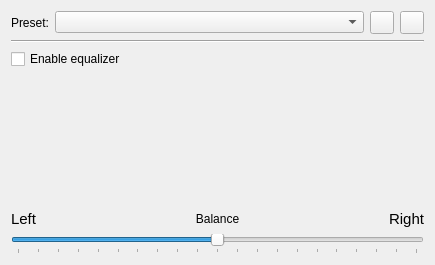
<?xml version="1.0" encoding="UTF-8"?>
<ui version="4.0">
 <class>Equalizer</class>
 <widget class="QDialog" name="Equalizer">
  <property name="geometry">
   <rect>
    <x>0</x>
    <y>0</y>
    <width>435</width>
    <height>265</height>
   </rect>
  </property>
  <property name="windowTitle">
   <string>Equalizer</string>
  </property>
  <property name="windowIcon">
   <iconset resource="../../data/icons.qrc">
    <normaloff>:/icons/64x64/strawberry.png</normaloff>:/icons/64x64/strawberry.png</iconset>
  </property>
  <layout class="QVBoxLayout" name="verticalLayout">
   <item>
    <layout class="QHBoxLayout" name="horizontalLayout">
     <item>
      <widget class="QLabel" name="label_preset">
       <property name="text">
        <string>Preset:</string>
       </property>
      </widget>
     </item>
     <item>
      <widget class="QComboBox" name="preset">
       <property name="sizePolicy">
        <sizepolicy hsizetype="Expanding" vsizetype="Fixed">
         <horstretch>0</horstretch>
         <verstretch>0</verstretch>
        </sizepolicy>
       </property>
      </widget>
     </item>
     <item>
      <widget class="QToolButton" name="preset_save">
       <property name="toolTip">
        <string>Save preset</string>
       </property>
      </widget>
     </item>
     <item>
      <widget class="QToolButton" name="preset_del">
       <property name="toolTip">
        <string>Delete preset</string>
       </property>
      </widget>
     </item>
    </layout>
   </item>
   <item>
    <widget class="Line" name="line">
     <property name="orientation">
      <enum>Qt::Horizontal</enum>
     </property>
    </widget>
   </item>
   <item>
    <widget class="QCheckBox" name="enable">
     <property name="text">
      <string>Enable equalizer</string>
     </property>
    </widget>
   </item>
   <item>
    <widget class="QWidget" name="slider_container" native="true">
     <property name="enabled">
      <bool>false</bool>
     </property>
     <property name="sizePolicy">
      <sizepolicy hsizetype="Preferred" vsizetype="Expanding">
       <horstretch>0</horstretch>
       <verstretch>0</verstretch>
      </sizepolicy>
     </property>
     <layout class="QHBoxLayout" name="horizontalLayout_2"/>
    </widget>
   </item>
   <item>
    <layout class="QHBoxLayout" name="slider_label_layout">
     <item>
      <widget class="QLabel" name="label_left">
       <property name="font">
        <font>
         <pointsize>11</pointsize>
        </font>
       </property>
       <property name="text">
        <string>Left</string>
       </property>
       <property name="alignment">
        <set>Qt::AlignBottom</set>
       </property>
      </widget>
     </item>
     <item>
      <widget class="QLabel" name="label_balance">
       <property name="text">
        <string>Balance</string>
       </property>
       <property name="alignment">
        <set>Qt::AlignCenter</set>
       </property>
      </widget>
     </item>
     <item>
      <widget class="QLabel" name="label_right">
       <property name="font">
        <font>
         <pointsize>11</pointsize>
        </font>
       </property>
       <property name="text">
        <string>Right</string>
       </property>
       <property name="alignment">
        <set>Qt::AlignBottom|Qt::AlignRight|Qt::AlignTrailing</set>
       </property>
      </widget>
     </item>
    </layout>
   </item>
   <item>
    <widget class="QSlider" name="balance_slider">
     <property name="minimum">
      <number>-100</number>
     </property>
     <property name="maximum">
      <number>100</number>
     </property>
     <property name="singleStep">
      <number>10</number>
     </property>
     <property name="pageStep">
      <number>100</number>
     </property>
     <property name="orientation">
      <enum>Qt::Horizontal</enum>
     </property>
     <property name="tickPosition">
      <enum>QSlider::TicksBelow</enum>
     </property>
     <property name="tickInterval">
      <number>10</number>
     </property>
    </widget>
   </item>
  </layout>
 </widget>
 <tabstops>
  <tabstop>preset</tabstop>
  <tabstop>preset_save</tabstop>
 </tabstops>
 <resources>
  <include location="../../data/data.qrc"/>
  <include location="../../data/icons.qrc"/>
 </resources>
 <connections/>
</ui>
